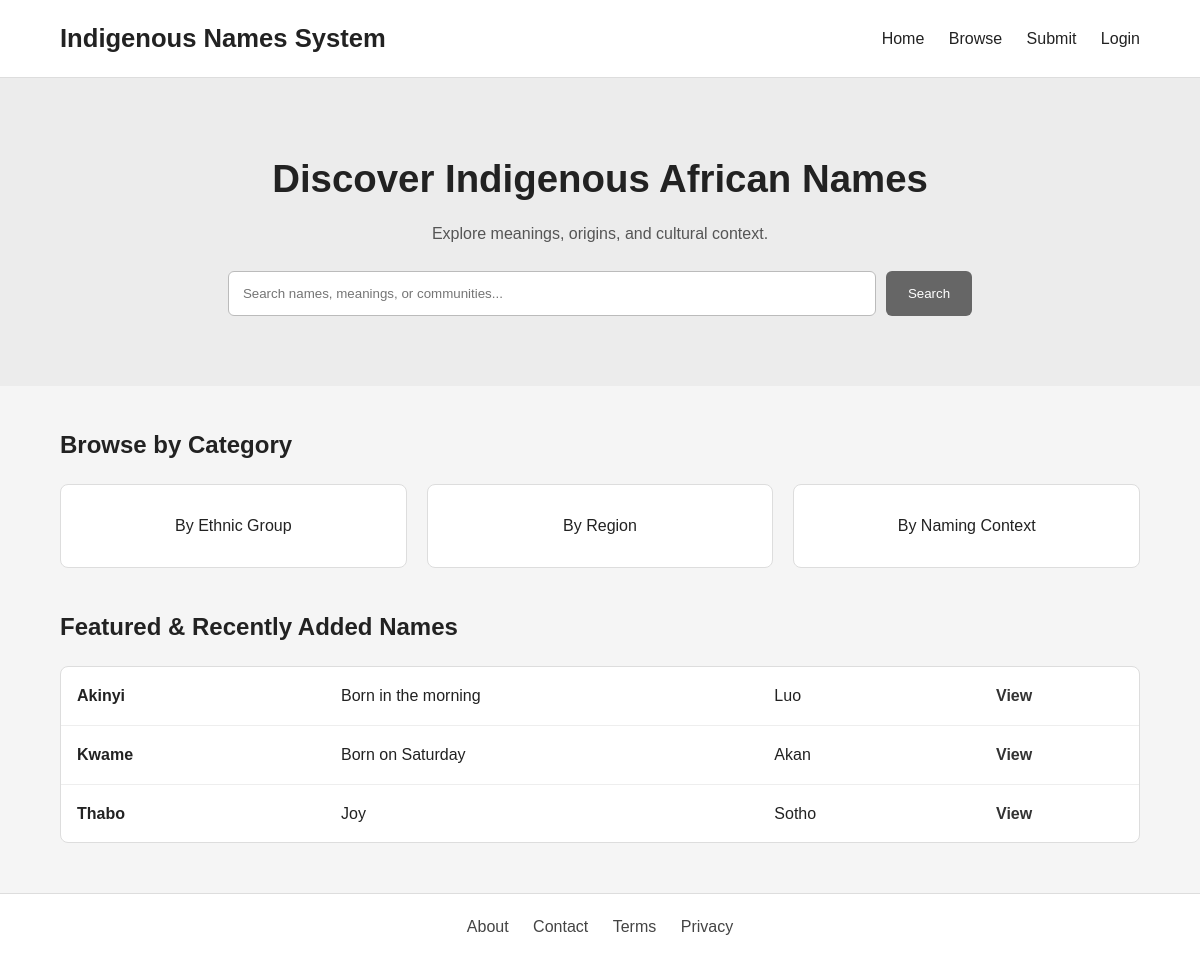
The page / on the database its author committed.
### tables this page shows
CREATE TABLE IF NOT EXISTS name_entries (
    id INT AUTO_INCREMENT PRIMARY KEY,
    name VARCHAR(150) NOT NULL,
    meaning TEXT NOT NULL,
    ethnic_group VARCHAR(150) NOT NULL,
    region VARCHAR(150) DEFAULT NULL,
    gender ENUM('male', 'female', 'unisex', 'other') DEFAULT 'unisex',
    naming_context VARCHAR(255) DEFAULT NULL,
    cultural_explanation TEXT,
    sources TEXT,
    status ENUM('pending', 'approved', 'rejected') NOT NULL DEFAULT 'pending',
    created_by INT DEFAULT NULL,
    created_at TIMESTAMP DEFAULT CURRENT_TIMESTAMP,
    updated_at TIMESTAMP DEFAULT CURRENT_TIMESTAMP ON UPDATE CURRENT_TIMESTAMP,
    CONSTRAINT fk_name_entries_user
        FOREIGN KEY (created_by) REFERENCES users(id)
        ON DELETE SET NULL
);

### includes/auth.php (called while the page is built, shortened)
<?php
function isLoggedIn(): bool
{
    return isset($_SESSION['user']);
}

### public/index.php (the view, shortened to what this page needs)
<?php
require_once __DIR__ . '/../includes/db.php';
require_once __DIR__ . '/../includes/auth.php';
$stmt = $pdo->prepare("
    SELECT id, name, meaning, ethnic_group
    FROM name_entries
    WHERE status = 'approved'
    ORDER BY created_at DESC
    LIMIT 5
");
$stmt->execute();
$featuredNames = $stmt->fetchAll();
require_once __DIR__ . '/../includes/header.php';
?>
<main>
    <section class="hero">
        <div class="container">
            <h1>Discover Indigenous African Names</h1>
            <p>Explore meanings, origins, and cultural context.</p>
            <form class="search-bar" action="browse.php" method="get">
                <input type="text" name="q" placeholder="Search names, meanings, or communities...">
                <button type="submit">Search</button>
            </form>
        </div>
    </section>
    <section class="categories container">
        <h2>Browse by Category</h2>
        <div class="category-grid">
            <div class="card">By Ethnic Group</div>
            <div class="card">By Region</div>
            <div class="card">By Naming Context</div>
        </div>
    </section>
    <section class="featured container">
        <h2>Featured & Recently Added Names</h2>
        <?php if (!empty($featuredNames)): ?>
            <div class="name-list">
                <?php foreach ($featuredNames as $entry): ?>
                    <div class="name-row">
                        <div class="name-col strong"><?= htmlspecialchars($entry['name']) ?></div>
                        <div class="name-col"><?= htmlspecialchars($entry['meaning']) ?></div>
                        <div class="name-col"><?= htmlspecialchars($entry['ethnic_group']) ?></div>
                        <div class="name-col">
                            <a href="name.php?id=<?= (int)$entry['id'] ?>">View</a>
                        </div>
                    </div>
                <?php endforeach; ?>
            </div>
        <?php else: ?>
            <p>No approved names available yet.</p>
        <?php endif; ?>
    </section>
</main>
<?php require_once __DIR__ . '/../includes/footer.php'; ?>

### includes/header.php (shortened to what this page needs)
<?php
require_once __DIR__ . '/auth.php';
?>
<!DOCTYPE html>
<html lang="en">
<head>
    <link rel="stylesheet" href="assets/css/style.css">
</head>
<body>
<header class="site-header">
    <div class="container nav">
        <div class="logo">Indigenous Names System</div>
        <nav>
            <a href="index.php">Home</a>
            <a href="browse.php">Browse</a>
            <a href="submit.php">Submit</a>
            <?php if (isLoggedIn()): ?>
                <?php if (in_array(currentUser()['role'], ['editor', 'admin'], true)): ?>
                    <a href="admin-review.php">Review</a>
                <?php endif; ?>
                <a href="logout.php">Logout</a>
            <?php else: ?>
                <a href="login.php">Login</a>
            <?php endif; ?>
        </nav>
    </div>
</header>

### includes/footer.php
<footer class="site-footer">
    <div class="container">
        <a href="#">About</a>
        <a href="#">Contact</a>
        <a href="#">Terms</a>
        <a href="#">Privacy</a>
    </div>
</footer>
</body>
</html>

### public/assets/css/style.css (style rules this page uses)
* { box-sizing: border-box; margin: 0; padding: 0; font-family: Arial, sans-serif; }
body { background: #f5f5f5; color: #222; line-height: 1.6; }
.container { width: 90%; max-width: 1100px; margin: 0 auto; }
.site-header { background: #ffffff; border-bottom: 1px solid #ddd; padding: 18px 0; }
.nav { display: flex; justify-content: space-between; align-items: center; gap: 20px; }
.logo { font-size: 1.6rem; font-weight: bold; }
nav a { text-decoration: none; color: #222; margin-left: 20px; }
.hero { background: #ececec; padding: 70px 0; text-align: center; }
.hero h1 { font-size: 2.4rem; margin-bottom: 12px; }
.hero p { margin-bottom: 24px; color: #555; }
.search-bar { display: flex; justify-content: center; gap: 10px; flex-wrap: wrap; }
.search-bar input { width: 60%; min-width: 280px; padding: 14px; border: 1px solid #bbb; border-radius: 6px; }
.search-bar button { padding: 14px 22px; border: none; background: #666; color: white; border-radius: 6px; cursor: pointer; }
.categories, .featured { margin: 40px auto; }
.categories h2, .featured h2 { margin-bottom: 20px; font-size: 1.5rem; }
.category-grid { display: grid; grid-template-columns: repeat(3, 1fr); gap: 20px; }
.card { background: white; border: 1px solid #ddd; padding: 28px; text-align: center; border-radius: 8px; }
.name-list { background: white; border: 1px solid #ddd; border-radius: 8px; overflow: hidden; }
.name-row { display: grid; grid-template-columns: 1.2fr 2fr 1fr 0.6fr; gap: 10px; padding: 16px; border-bottom: 1px solid #eee; align-items: center; }
.name-row:last-child { border-bottom: none; }
.name-col.strong { font-weight: bold; }
.name-col a { text-decoration: none; color: #333; font-weight: bold; }
.site-footer { background: #fff; border-top: 1px solid #ddd; padding: 20px 0; margin-top: 50px; text-align: center; }
.site-footer a { text-decoration: none; color: #444; margin: 0 10px; }

### rows shown on the page
name_entries: name "Akinyi", meaning "Born in the morning", ethnic_group "Luo"
name_entries: name "Kwame", meaning "Born on Saturday", ethnic_group "Akan"
name_entries: name "Thabo", meaning "Joy", ethnic_group "Sotho"
